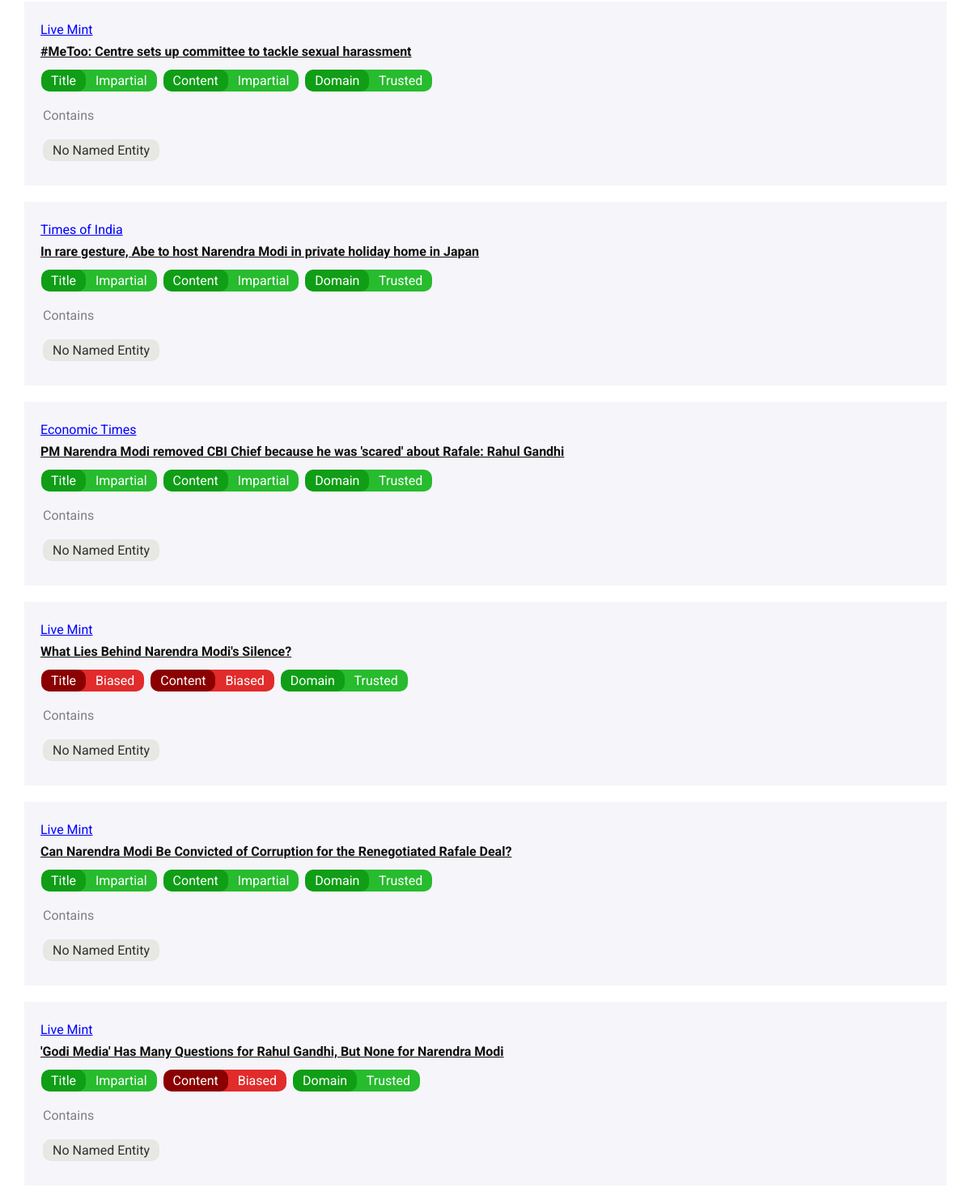
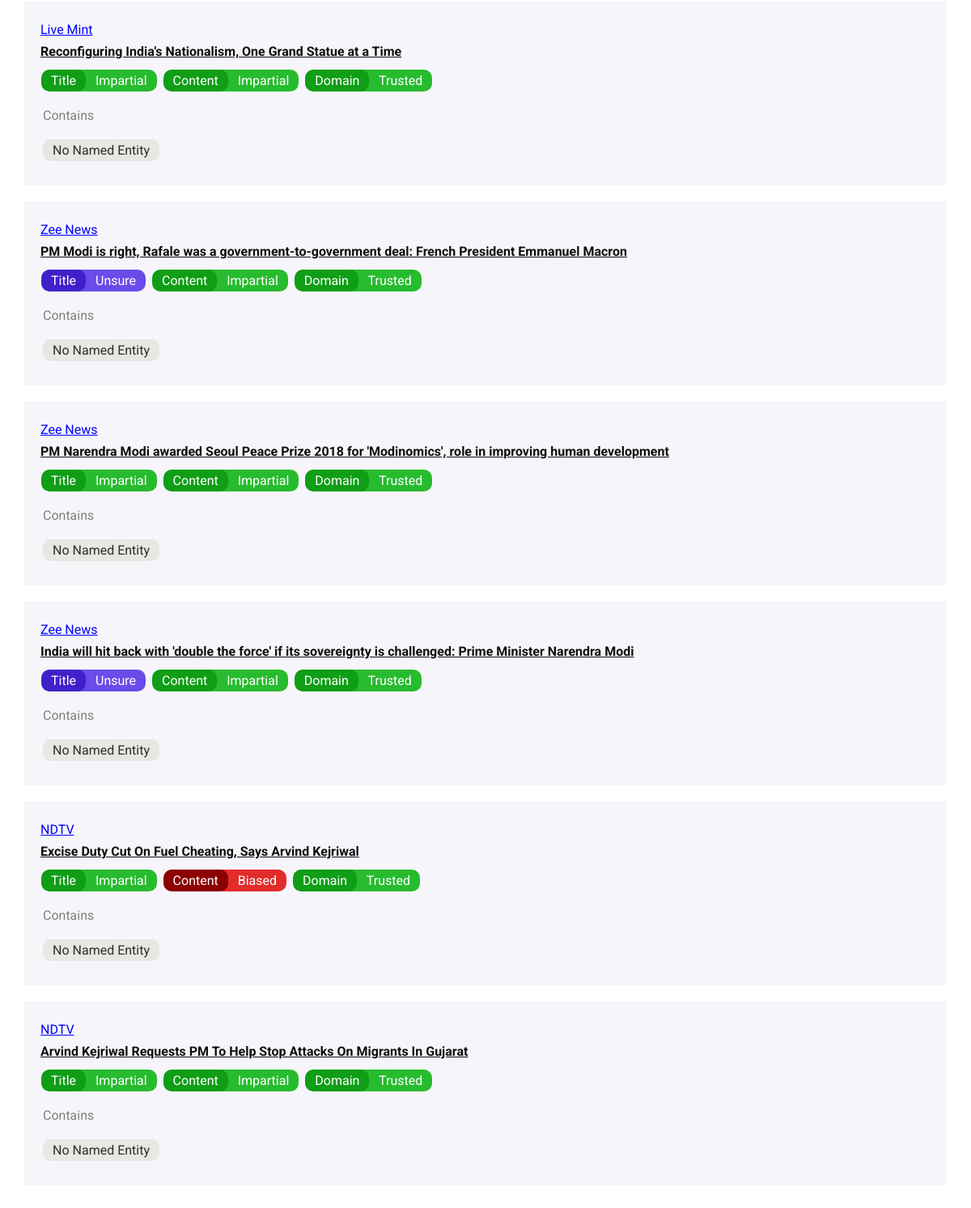
/trending (lower part), run on an earlier commit of the app's database (2 pictures, top to bottom).
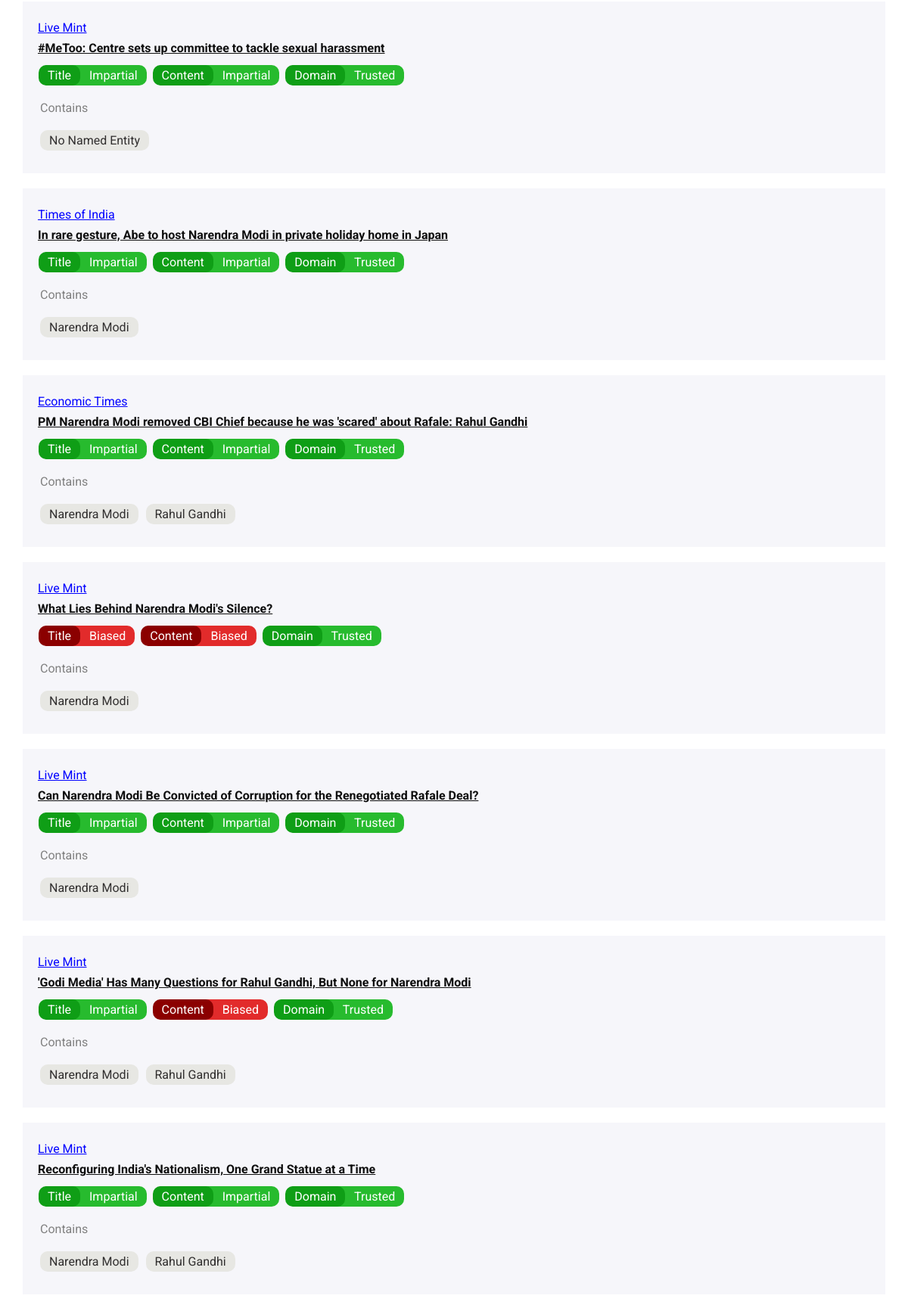
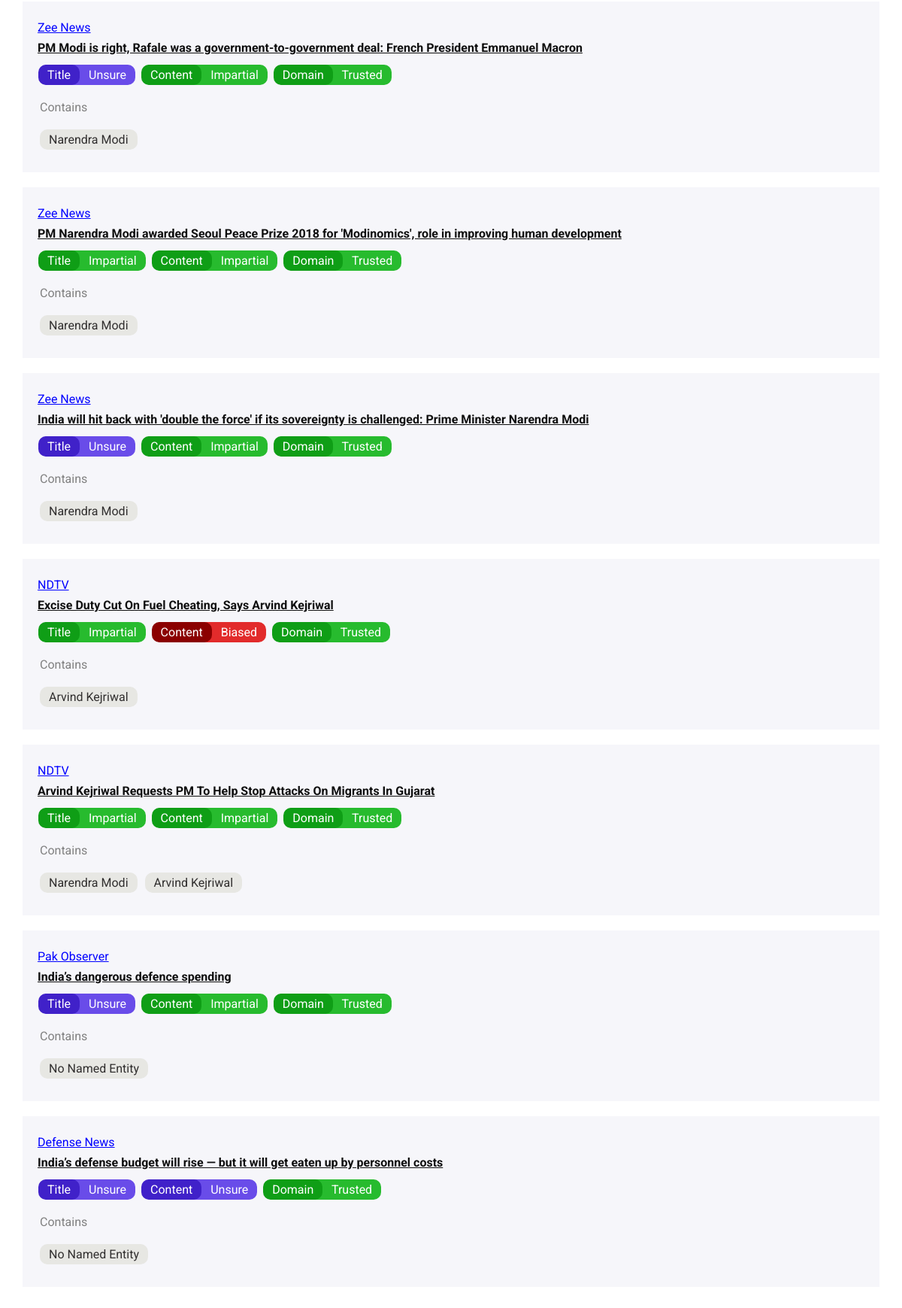
And on a later commit of the database (2 pictures, top to bottom).
### tables this page shows
CREATE TABLE "articles" (
	`article_id`	INT NOT NULL,
	`url`	VARCHAR ( 400 ) NOT NULL,
	`title`	VARCHAR ( 1000 ) NOT NULL,
	`content`	TEXT NOT NULL,
	`mhid`	INTEGER,
	PRIMARY KEY(`article_id`)
);

CREATE TABLE `mediahouse` (
	`mhid`	INT NOT NULL,
	`mhname`	VARCHAR ( 400 ) NOT NULL,
	`mhurl`	VARCHAR ( 400 ) NOT NULL,
	PRIMARY KEY(`mhid`)
);

CREATE TABLE "sentiments" (
	`article_id`	INT NOT NULL,
	`pid`	INT NOT NULL,
	`sentscore`	DECIMAL NOT NULL,
	`mhid`	INTEGER
);

CREATE TABLE "politicians" ( `pid` INT NOT NULL , `pname` VARCHAR(500) NOT NULL , `pparty` VARCHAR(500) NOT NULL , PRIMARY KEY (`pid`));

### hackproduct.py (the view)
@app.route('/trending')
def trending():
    conn = sqlite3.connect('db.sqlite')
    c = conn.cursor()
    c.execute('SELECT `articles`.*, `fakebox`.`dtitle`, `fakebox`.`dcontent`, `mediahouse`.`mhname` \
    from `articles`, `fakebox`, `mediahouse` WHERE `articles`.`article_id` = `fakebox`.`article_id` AND `articles`.`mhid` = `mediahouse`.`mhid`;')
    articles = c.fetchall()
    contains_list = []
    for article in articles:
        c.execute('SELECT `sentiments`.`pid`, `politicians`.`pname` FROM `sentiments`, `politicians` WHERE `sentiments`.`article_id`=%d AND `sentiments`.`pid` = `politicians`.`pid`;' %
        article[0])
        contains_list.append(c.fetchall())
    return render_template('trending.html', var = articles , contains = contains_list)

### templates/trending.html (shortened to what this page needs)
<!doctype html>
<html>
    <head>
    </head>
    <body>
        <div id="trending">
          {% set count = [0] %}
          {% for article in var %}
          <div class="news-article">
              <div class="media-house">
                <a href="/mediahouse/{{ article[4] }}" style="text-decoration: underline;">{{ article[-1] }}</a>
              </div>
              <div class="title">
                <a href="{{ article[1] }}">{{ article[2] }}</a>
              </div>
              {% if article[-3] == 'bias'%}
              <div class="title-tags red-tag">
                Biased
              </div>
              {% elif article[-3] == 'impartial' %}
              <div class="title-tags green-tag">
                  Impartial
              </div>
              {% else %}
              <div class="title-tags blue-tag">
                  Unsure
              </div>
              {% endif %}
              {% if article[-2] == 'bias'%}
              <div class="content-tags red-tag">
                Biased
              </div>
              {% elif article[-2] == 'impartial' %}
              <div class="content-tags green-tag">
                  Impartial
              </div>
              {% else %}
              <div class="content-tags blue-tag">
                  Unsure
              </div>
              {% endif %}
              <div class="domain-tags green-tag">
                Trusted
              </div>
              <div class="contains">Contains</div>
              {% if contains[count[0]]|length > 0 %}
              {% for c in contains[count[0]] %}
                <div class="greyblue-tag">
                  {{ c[1] }}
                </div>
              {% endfor %}
              {% else %}
                <div class="greyblue-tag">
                  No Named Entity
                </div>
              {% endif %}
            </div>
          {% endfor %}
        </div>
    <link rel="stylesheet" href="https://use.fontawesome.com/releases/v5.4.2/css/all.css">
    </body>
</html>

### templates/trending.html (style rules this page uses)
body, html { margin: 0px; padding: 0px; font-family: 'Roboto'; }
a { text-decoration: none; color: inherit; }
#trending { width: 100%; box-sizing: border-box; padding: 10px; }
.news-article { box-sizing: border-box; background-color: #f6f6fa; margin: 20px; padding: 25px 20px; }
.media-house { color : blue; font-size: 16px; }
.title { margin: 8px 0px; font-weight: bold; }
.title a { text-decoration: underline; color : rgb(14, 14, 14); }
.title-tags.red-tag::before { content: "Title"; position: relative; background-color: darkred; padding: 4px 12px 4px 12px; color: white; margin: 5px 3px; border-radius: 10px; left: -5px; }
.title-tags.red-tag { display : inline-block; background-color: rgb(226, 43, 43); //padding: 4px 12px; padding: 4px 12px 4px 0px; color: white; margin: 5px 3px; border-radius: 10px; }
.title-tags.green-tag { display : inline-block; background-color: rgb(39, 187, 46); //padding: 4px 12px; padding: 4px 12px 4px 0px; color: white; margin: 5px 3px; border-radius: 10px; }
.title-tags.green-tag::before { content: "Title"; position: relative; background-color: rgb(15, 158, 22); padding: 4px 12px 4px 12px; color: white; margin: 5px 3px; border-radius: 10px; left: -5px; }
.title-tags.blue-tag { display : inline-block; background-color: rgb(105, 76, 233); //padding: 4px 12px; padding: 4px 12px 4px 0px; color: white; margin: 5px 3px; border-radius: 10px; }
.title-tags.blue-tag::before { content: "Title"; position: relative; background-color: rgb(64, 33, 201); padding: 4px 12px 4px 12px; color: white; margin: 5px 3px; border-radius: 10px; left: -5px; }
.content-tags.blue-tag { display : inline-block; background-color: rgb(105, 76, 233); //padding: 4px 12px; padding: 4px 12px 4px 0px; color: white; margin: 5px 3px; border-radius: 10px; }
.content-tags.blue-tag::before { content: "Content"; position: relative; background-color: rgb(64, 33, 201); padding: 4px 12px 4px 12px; color: white; margin: 5px 3px; border-radius: 10px; left: -5px; }
.content-tags.red-tag::before { content: "Content"; position: relative; background-color: darkred; padding: 4px 12px 4px 12px; color: white; margin: 5px 3px; border-radius: 10px; left: -5px; }
.content-tags.red-tag { display : inline-block; background-color: rgb(226, 43, 43); //padding: 4px 12px; padding: 4px 12px 4px 0px; color: white; margin: 5px 3px; border-radius: 10px; }
.content-tags.green-tag { display : inline-block; background-color: rgb(39, 187, 46); //padding: 4px 12px; padding: 4px 12px 4px 0px; color: white; margin: 5px 3px; border-radius: 10px; }
.content-tags.green-tag::before { content: "Content"; position: relative; background-color: rgb(15, 158, 22); padding: 4px 12px 4px 12px; color: white; margin: 5px 3px; border-radius: 10px; left: -5px; }
.red-tag { display : inline-block; background-color: rgb(226, 43, 43); padding: 4px 12px; color: white; margin: 5px 3px; border-radius: 10px; }
.blue-tag { display : inline-block; background-color: rgb(64, 33, 201); padding: 4px 12px; color: white; margin: 5px 3px; border-radius: 10px; }
.green-tag { display : inline-block; background-color: rgb(39, 187, 46); padding: 4px 12px; color: white; margin: 5px 3px; border-radius: 10px; }
.greyblue-tag { display : inline-block; background-color: rgb(231, 231, 227); padding: 4px 12px; color: rgb(49, 47, 47); margin: 5px 3px; border-radius: 10px; }
.contains { color: grey; margin: 15px 3px; }
.domain-tags.green-tag { display : inline-block; background-color: rgb(39, 187, 46); //padding: 4px 12px; padding: 4px 12px 4px 0px; color: white; margin: 5px 3px; border-radius: 10px; }
.domain-tags.green-tag::before { content: "Domain"; position: relative; background-color: rgb(15, 158, 22); padding: 4px 12px 4px 12px; color: white; margin: 5px 3px; border-radius: 10px; left: -5px; }

What changed in the data, as far as the page shows it:
changed articles "In rare gesture, Abe to host Narendra Modi in private holiday home in Japan": gains sentiments (pname "Narendra Modi"); no longer shows "No Named Entity"
changed articles "Economic Times": gains sentiments (pname "Narendra Modi"); gains sentiments (pname "Rahul Gandhi"); no longer shows "No Named Entity"
changed articles "What Lies Behind Narendra Modi's Silence?": gains sentiments (pname "Narendra Modi"); no longer shows "No Named Entity"
changed articles "Can Narendra Modi Be Convicted of Corruption for the Renegotiated Rafale Deal?": gains sentiments (pname "Narendra Modi"); no longer shows "No Named Entity"
changed articles "'Godi Media' Has Many Questions for Rahul Gandhi, But None for Narendra Modi": gains sentiments (pname "Narendra Modi"); gains sentiments (pname "Rahul Gandhi"); no longer shows "No Named Entity"
changed articles "Reconfiguring India's Nationalism, One Grand Statue at a Time": gains sentiments (pname "Narendra Modi"); gains sentiments (pname "Rahul Gandhi"); no longer shows "No Named Entity"
changed articles (number 8 of 14 on the later page): gains sentiments (pname "Narendra Modi"); no longer shows "No Named Entity"
changed articles (number 9 of 14 on the later page): gains sentiments (pname "Narendra Modi"); no longer shows "No Named Entity"
changed articles (number 10 of 14 on the later page): gains sentiments (pname "Narendra Modi"); no longer shows "No Named Entity"
changed articles "Excise Duty Cut On Fuel Cheating, Says Arvind Kejriwal": gains sentiments (pname "Arvind Kejriwal"); no longer shows "No Named Entity"
changed articles "Arvind Kejriwal Requests PM To Help Stop Attacks On Migrants In Gujarat": gains sentiments (pname "Narendra Modi"); gains sentiments (pname "Arvind Kejriwal"); no longer shows "No Named Entity"
added articles: mhname "Pak Observer", title "India’s dangerous defence spending", shows "Unsure", shows "Impartial", shows "No Named Entity"
added articles: mhname "Defense News", title "India’s defense budget will rise — but it will get eaten up by personnel costs", shows "Unsure", shows "No Named Entity"
